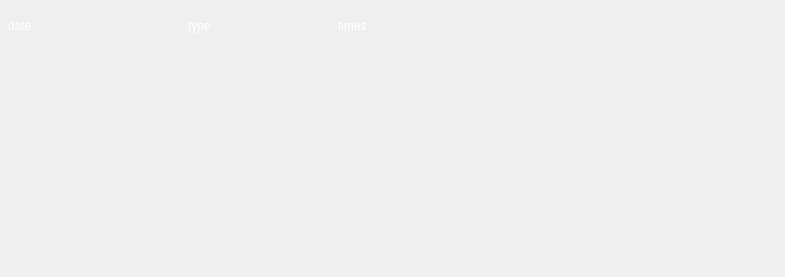
<?xml version="1.0" encoding="UTF-8"?>
<ui version="4.0">
 <class>Form</class>
 <widget class="QWidget" name="Form">
  <property name="geometry">
   <rect>
    <x>0</x>
    <y>0</y>
    <width>785</width>
    <height>277</height>
   </rect>
  </property>
  <property name="minimumSize">
   <size>
    <width>0</width>
    <height>50</height>
   </size>
  </property>
  <property name="windowTitle">
   <string>Form</string>
  </property>
  <property name="styleSheet">
   <string notr="true">font-family: &quot;cascadia code&quot;;
color: white;</string>
  </property>
  <widget class="QWidget" name="">
   <property name="geometry">
    <rect>
     <x>0</x>
     <y>0</y>
     <width>544</width>
     <height>52</height>
    </rect>
   </property>
   <layout class="QHBoxLayout" name="horizontalLayout">
    <property name="spacing">
     <number>0</number>
    </property>
    <item>
     <widget class="QLabel" name="date">
      <property name="minimumSize">
       <size>
        <width>180</width>
        <height>50</height>
       </size>
      </property>
      <property name="maximumSize">
       <size>
        <width>180</width>
        <height>50</height>
       </size>
      </property>
      <property name="styleSheet">
       <string notr="true">padding: 5px;</string>
      </property>
      <property name="text">
       <string>date</string>
      </property>
     </widget>
    </item>
    <item>
     <widget class="QLabel" name="type">
      <property name="minimumSize">
       <size>
        <width>150</width>
        <height>50</height>
       </size>
      </property>
      <property name="maximumSize">
       <size>
        <width>150</width>
        <height>50</height>
       </size>
      </property>
      <property name="styleSheet">
       <string notr="true">padding: 5px;</string>
      </property>
      <property name="text">
       <string>type</string>
      </property>
     </widget>
    </item>
    <item>
     <widget class="QLabel" name="times">
      <property name="minimumSize">
       <size>
        <width>200</width>
        <height>50</height>
       </size>
      </property>
      <property name="maximumSize">
       <size>
        <width>16777215</width>
        <height>50</height>
       </size>
      </property>
      <property name="styleSheet">
       <string notr="true">padding: 5px;</string>
      </property>
      <property name="text">
       <string>times</string>
      </property>
     </widget>
    </item>
   </layout>
  </widget>
 </widget>
 <resources/>
 <connections/>
</ui>
